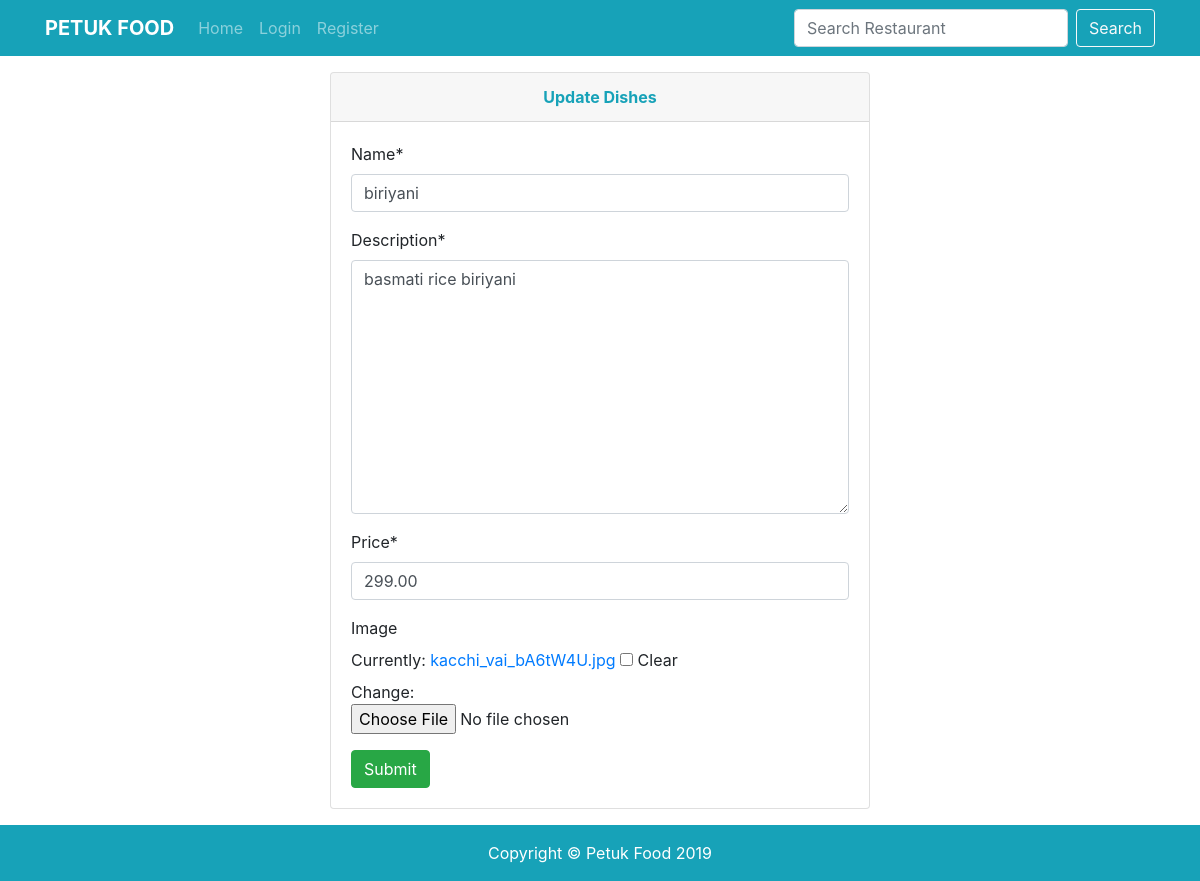
Page /restaurant/20/dishes/13/edit on the committed database.
### restaurantApp/models.py (models this page shows, shortened)
class Dish(models.Model):
    name         = models.CharField(max_length=200)
    description  = models.TextField()
    price        = models.DecimalField(max_digits=8, decimal_places=2)
    user         = models.ForeignKey(User, on_delete=models.CASCADE)
    date         = models.DateField(default=date.today)
    image        = models.ImageField(blank=True, null=True)
    restaurant   = models.ForeignKey(Restaurant, related_name='dishes', on_delete=models.CASCADE)

### restaurantApp/views.py (the view, shortened to what this page needs)
# urls.py: path('<int:pkr>/dishes/<int:pk>/edit', DishesUpdateView.as_view(), name='dishes-edit'),
class DishesUpdateView(UpdateView):
    model = Dish
    template_name = 'restaurantApp/dishes_edit.html'
    form_class = DishesForm
    success_url = '/'

### restaurantApp/forms.py
class DishesForm(forms.ModelForm):
    class Meta:
        model = Dish
        exclude = ['user', 'date', 'restaurant',]

### templates/restaurantApp/dishes_edit.html (shortened to what this page needs)
{% extends 'base.html' %}
{% load crispy_forms_tags %}
{% block content %}
<div class="container">
  <div class="row">
      <div class="col col-md-offset-3"></div>
      <div class="col col-md-6 col-md-offset-3">
          <div class="card">
              <div class="card-header text-center">
                <b class="text-info">Update Dishes</b>
              </div>
              <div class="card-body">
                  <form action="" method="POST" enctype="multipart/form-data">
                    {{ form|crispy }}
                    <button type="submit" class="btn btn-success">Submit</button>
                  </form>
              </div>
            </div>
      </div>
      <div class="col col-md-offset-3"></div>
    </div>
</div>
{% endblock %}

### static/css/small-business.css (style rules this page uses)
body { padding-top: 56px; }

### rows in the picture
Dish: name "biriyani", description "basmati rice biriyani", price "299.00"
